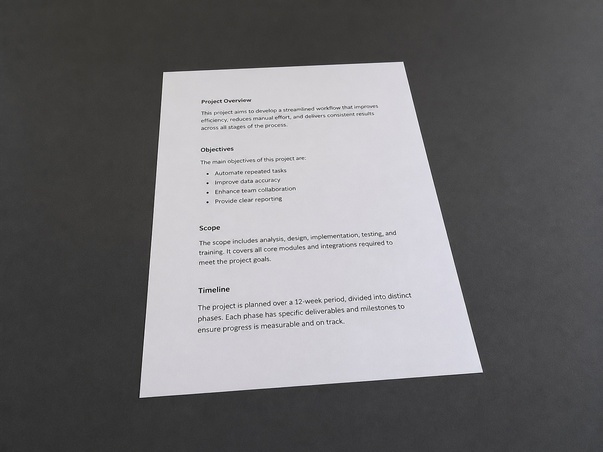
#> input picture inputs/document.jpg, 603 x 452 px, shrunk from 1448 x 1086 before the run
$ python day02_noise.py
#> lines starting #> are read from the running program, lines starting #| are printed output that depends on the picture; long printed decimals are rounded
from pathlib import Path

import cv2
import numpy as np
import matplotlib.pyplot as plt

root = Path(__file__).resolve().parents[1]
image = cv2.imread(str(root / "inputs" / "document.jpg"))
#> image is the input picture: shape (452, 603, 3); mean B, G, R 114.3, 112.4, 113.2

if image is None:
    raise FileNotFoundError("无法读取图片")

#噪声参数
sigma = 20
amount = 0.03
kernel_size = 5

gray = cv2.cvtColor(image, cv2.COLOR_BGR2GRAY)

#随机种子添加噪声
rng = np.random.default_rng(42)

#高斯噪声
gaussian_noise = rng.normal(
    loc=0,
    scale=sigma,
    size=gray.shape,
)

gaussian_noisy = (
    gray.astype(np.float32) + gaussian_noise
)
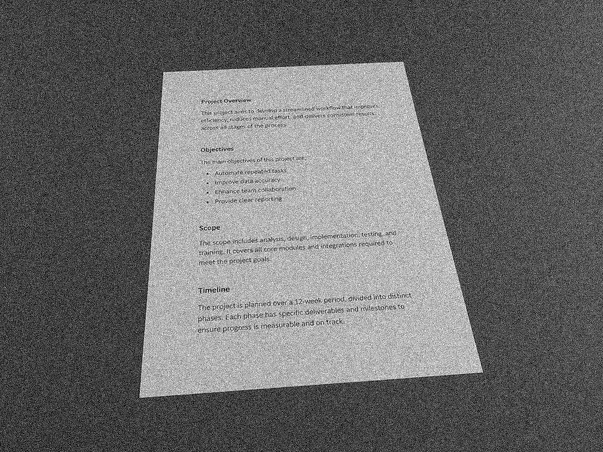
#> gaussian_noisy: shape (452, 603) float64; min -29.78, max 307.9, mean 112.8; drawn with min black and max white

gaussian_noisy = np.clip(
    gaussian_noisy,
    0,
    255,
).astype(np.uint8)
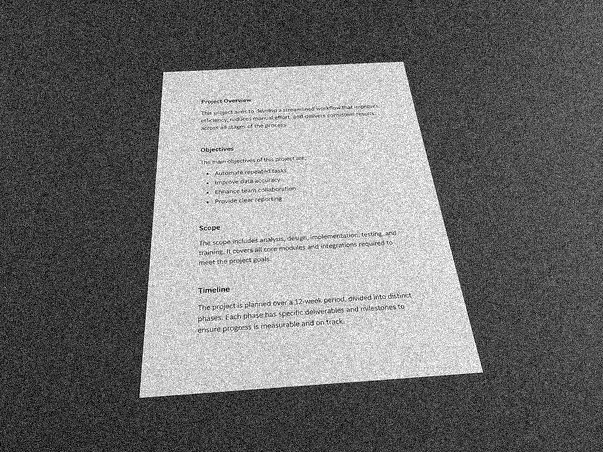
#> gaussian_noisy: shape (452, 603); min 0, max 255, mean 112.3

#椒盐噪声
salt_pepper_noisy = gray.copy()
random_map = rng.random(gray.shape)

salt_pepper_noisy[random_map < amount / 2] = 0

salt_pepper_noisy[
    (random_map >= amount / 2)
    & (random_map < amount)
] = 255
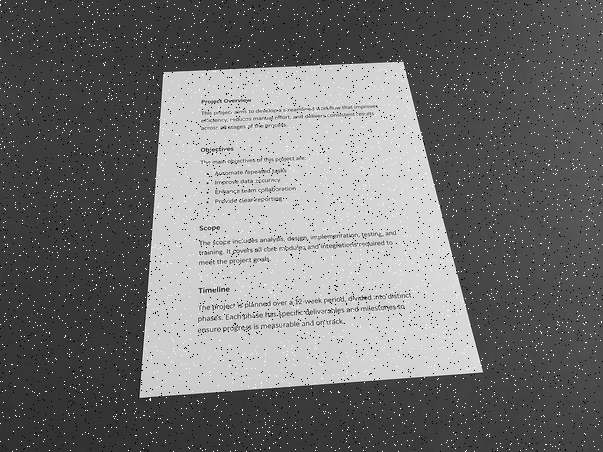
#> salt_pepper_noisy: shape (452, 603); min 0, max 255, mean 113.3

def apply_filters(noisy, kernel_size):
#> called with kernel_size = 5
    mean_result = cv2.blur(
        noisy,
        (kernel_size, kernel_size),
    )
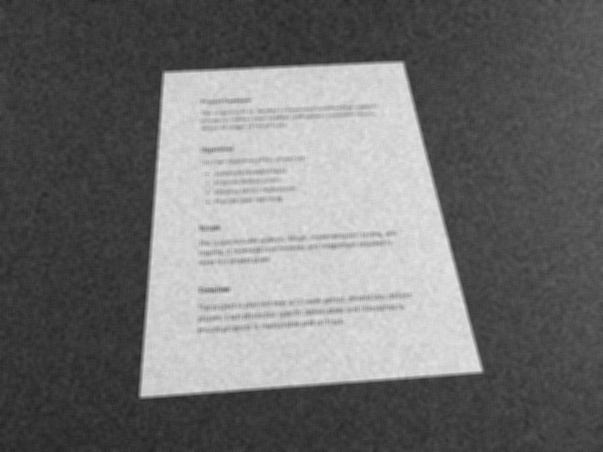
#> mean_result: shape (452, 603); min 36, max 228, mean 112.3

    gaussian_result = cv2.GaussianBlur(
        noisy,
        (kernel_size, kernel_size),
        sigmaX=0,
    )

    median_result = cv2.medianBlur(
        noisy,
        kernel_size,
    )

    return{
        "Mean": mean_result,
        "Gaussian": gaussian_result,
        "Median": median_result,
    }

gaussian_results = apply_filters(gaussian_noisy, kernel_size)
#> gaussian_results = 3 items
salt_pepper_results = apply_filters(salt_pepper_noisy, kernel_size)
#> call 2 of apply_filters, with kernel_size = 5
#> in apply_filters (call 2), `gaussian_result = cv2.GaussianBlur( noisy, (kernel_size, kernel_size),..`:
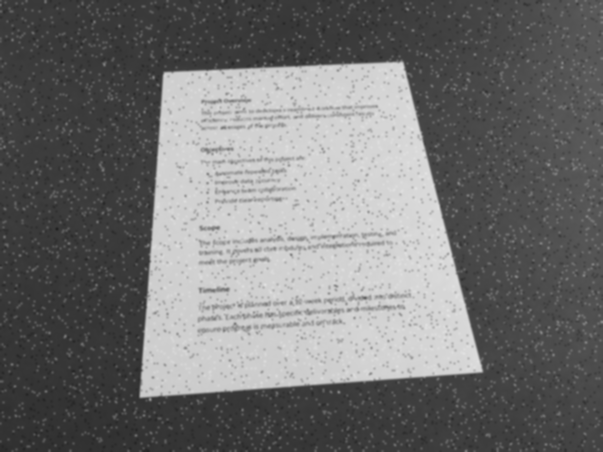
#> gaussian_result: shape (452, 603); min 36, max 226, mean 113.3
#> salt_pepper_results = 3 items

def mse(clean, noisy):
    difference = (
        clean.astype(np.float32)
        - noisy.astype(np.float32)
    )
    return np.mean(difference ** 2)

print("高斯噪声 MSE:", mse(gray, gaussian_noisy))
#| 高斯噪声 MSE: 397.406
print("椒盐噪声 MSE:", mse(gray, salt_pepper_noisy))
#> in mse (call 2), `difference = ( clean.astype(np.float32) - noisy.astype(np.float32) )`:
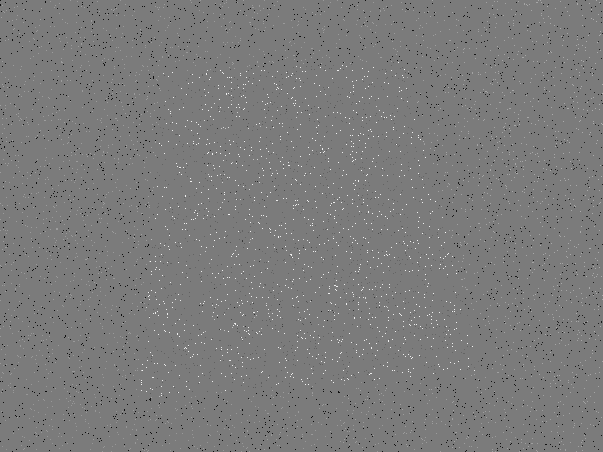
#> difference: shape (452, 603) float32; min -225, max 239, mean -0.4; drawn with min black and max white
#| 椒盐噪声 MSE: 624.3377

for current_kernel in [3, 5, 9]:
    gaussian_test = apply_filters(
        gaussian_noisy,
        current_kernel,
    )

    salt_pepper_test = apply_filters(
        salt_pepper_noisy,
        current_kernel,
    )

    print(f"\n核大小: {current_kernel}x{current_kernel}")

    print("高斯噪声: ")
    for name, result in gaussian_test.items():
        print(name, mse(gray, result))

    print("椒盐噪声: ")
    for name, result in salt_pepper_test.items():
        print(name, mse(gray, result))
#> this loop made 3 passes
#> (printed output is left out)

fig, axes = plt.subplots(1, 3, figsize=(15, 5))

images = [
    (gray, "Clean"),
    (gaussian_noisy, f"Gaussian sigma={sigma}"),
    (salt_pepper_noisy, f"Salt & Pepper {amount:.0%}"),
]

for axis, (current, title) in zip(axes, images):
    axis.imshow(current, cmap="gray", vmin=0, vmax=255)
    axis.set_title(title)
    axis.axis("off")
#> this loop made 3 passes
#> title on passes 1 to 3: 'Clean', 'Gaussian sigma=20', 'Salt & Pepper 3%'

fig.tight_layout()
fig.savefig(root / "outputs" / "day02_noise.png")
plt.close(fig)

fig, axes = plt.subplots(2, 5, figsize=(16,7))

rows = [
    ("Gaussian Noise", gaussian_noisy, gaussian_results),
    ("Salt & pepper", salt_pepper_noisy, salt_pepper_results),
]

for row_index, (noise_name, noisy, results) in enumerate(rows):
    row_images = [
        ("Clean", gray),
        ("Noisy", noisy),
        ("Mean", results["Mean"]),
        ("Gaussian", results["Gaussian"]),
        ("Median", results["Median"]),
    ]

    for column_index, (filter_name, current) in enumerate(row_images):
        axis = axes[row_index, column_index]
        axis.imshow(current, cmap="gray", vmin=0, vmax=255)
        axis.axis("off")

        error = mse(gray, current)

        if column_index == 0:
            axis.set_title(f"{noise_name}\n{name}")
        else:
            axis.set_title(f"{filter_name}\nMSE={error:.2f}")
#> this loop made 2 passes
#> (row_index, noise_name) on passes 1 to 2: (0, 'Gaussian Noise'), (1, 'Salt & pepper')
#> pass 1, in mse (call 23), `difference = ( clean.astype(np.float32) - noisy.astype(np.float32) )`:
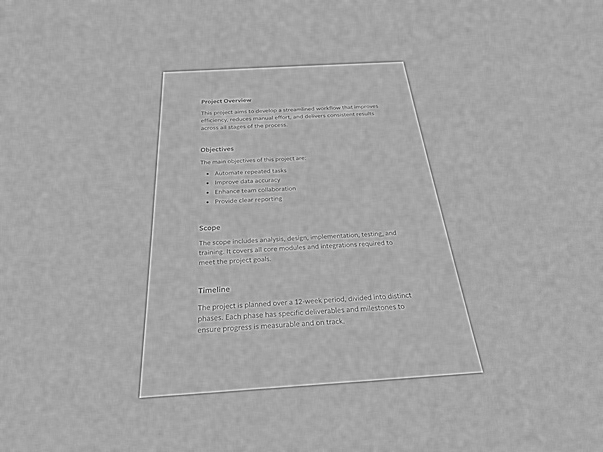
#> difference: shape (452, 603) float32; min -196, max 109, mean 0.5; drawn with min black and max white

fig.tight_layout()
fig.savefig(
    root / "outputs" / "day02_noise_filters.png",
    dpi=150,
)
plt.close(fig)
